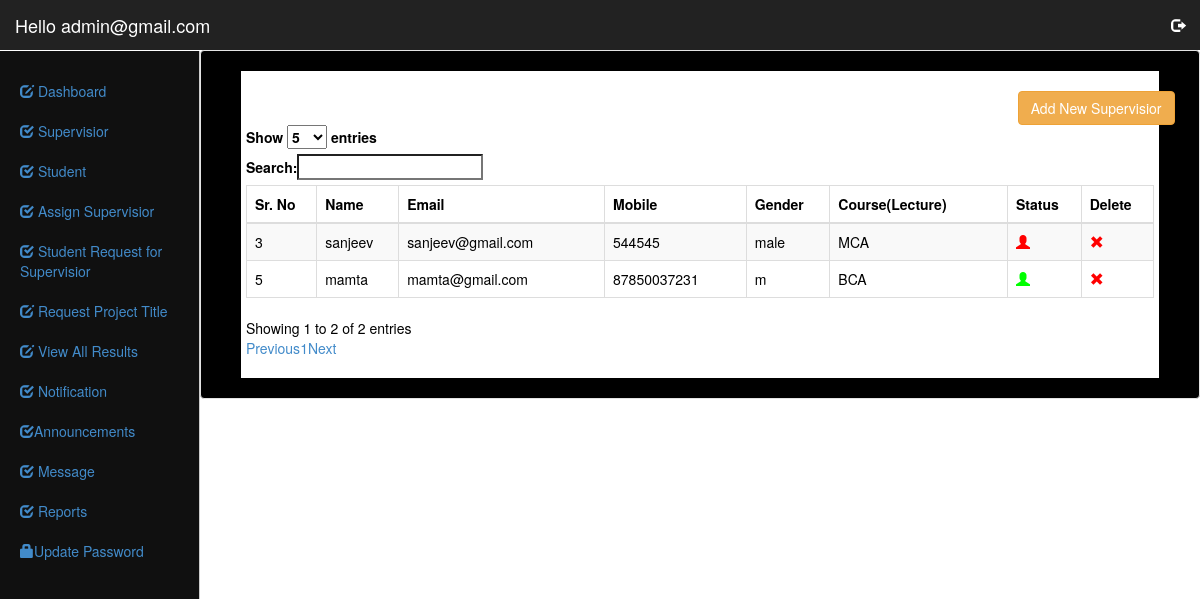
The app's page /admin/index.php?option=Supervisior (signed in) with its own data.
### tables this page shows
CREATE TABLE IF NOT EXISTS `supervisor` (
  `id` int(11) NOT NULL AUTO_INCREMENT,
  `name` char(50) NOT NULL,
  `email` varchar(50) NOT NULL,
  `pass` varchar(50) NOT NULL,
  `mob` varchar(20) NOT NULL,
  `gender` varchar(10) NOT NULL,
  `program` varchar(50) NOT NULL,
  `course` varchar(50) NOT NULL,
  `status` varchar(20) NOT NULL,
  PRIMARY KEY (`id`),
  UNIQUE KEY `email` (`email`)
);

### admin/Supervisior.php (the view)
<div id="page-wrapper" style="background:#fff;padding:20px;color:#000">
            <div class="row">
							<div class="col-lg-10"></div>
			<div class="col-lg-2">
			<a title="Add New Supervisior" href="index.php?option=add_supervisior" class="btn btn-warning">Add New Supervisior</a>
</div>
			<div class="row">
                <div class="col-lg-12">
                    <table class="table table-striped table-responsive table-bordered" id='example'>
						<thead>
								<th>Sr. No</th>
		<th>Name</th>
		<th>Email</th>
		<th>Mobile</th>
		<th>Gender</th>
		<th>Course(Lecture)</th>
		<th>Status</th>
		<th>Delete</th>
						</thead>
                        <tbody>
                <?php
	$que=mysqli_query($con,"select * from  supervisor");
		while($row= mysqli_fetch_array($que))
	{?>
	<tr>
		<Td><?php echo $row[0];?></Td>
		<Td><?php echo $row[1];?></Td>
		<Td><?php echo $row[2];?></Td>
		<Td><?php echo $row[4];?></Td>
		<Td><?php echo $row[5];?></Td>
		<Td><?php echo $row[6];?></Td>
<Td>
<?php
$seid= $row[2];
$s= $row[8];
if($s==1)
{
echo "<a title='activate supervisior' href='Supervisior_status.php?status=$s&eid=$seid'><span class='glyphicon glyphicon-user' style='color:red' aria-hidden='true'></span></a>";
}
else
{
echo "<a title='deactivate supervisior' href='Supervisior_status.php?status=$s&eid=$seid'><span class='glyphicon glyphicon-user' style='color:#00FF00' aria-hidden='true'></span></a>";
}
?>
</Td>
<td>
<?php echo "<a title='Delete supervisior' href='Supervisior_Delete.php?eid=$seid'><span class='glyphicon glyphicon-remove' style='color:red' aria-hidden='true'></span></a>";?>
</td>
	</tr>
	<?php } ?>
                        </tbody>
                    </table>
                </div>
            </div>
        </div>
    </div>

### css/dashboard.css (style rules this page uses)
body { padding-top: 50px; }

### records on screen
supervisor: id "3", name "sanjeev", email "sanjeev@gmail.com", mob "544545", gender "male", program "MCA"
supervisor: id "5", name "mamta", email "mamta@gmail.com", mob "87850037231", gender "m", program "BCA"

### other values on screen
$admin "admin@gmail.com"
